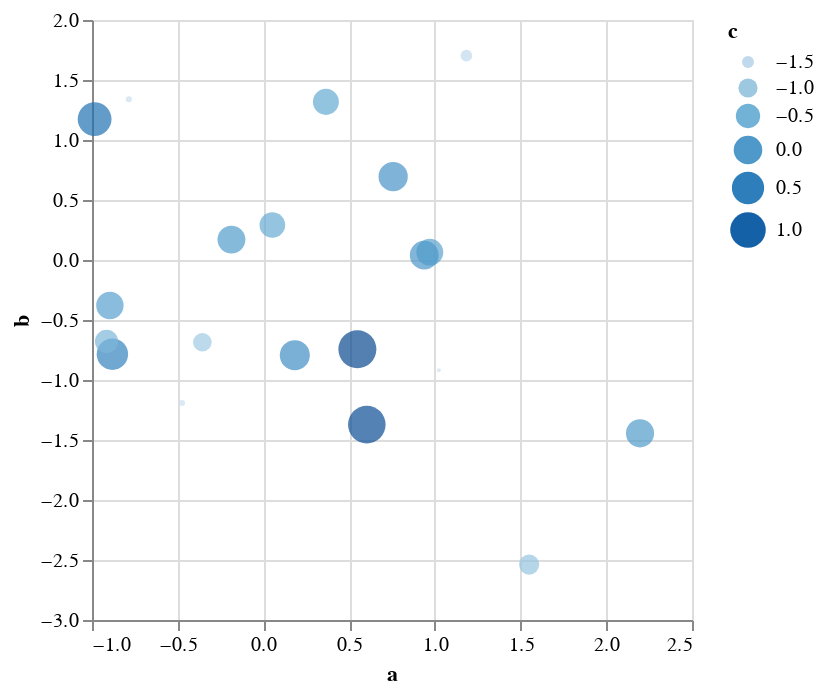

Notebook source saved alongside this figure:
### Code cell
import pandas as pd
import numpy as np
import altair as alt

chart_data = pd.DataFrame(np.random.randn(20, 3), columns=["a", "b", "c"])

c = (
   alt.Chart(chart_data)
   .mark_circle()
   .encode(x="a", y="b", size="c", color="c", tooltip=["a", "b", "c"])
)

c

### Figure 1 — Vega-Lite specification as saved in the notebook (floating-point values rounded to 4 significant figures)
{"config": {"view": {"continuousWidth": 300, "continuousHeight": 300}}, "data": {"name": "data-7cc2d8e23f0712c6862efc5f4324b392"}, "mark": {"type": "circle"}, "encoding": {"color": {"field": "c", "type": "quantitative"}, "size": {"field": "c", "type": "quantitative"}, "tooltip": [{"field": "a", "type": "quantitative"}, {"field": "b", "type": "quantitative"}, {"field": "c", "type": "quantitative"}], "x": {"field": "a", "type": "quantitative"}, "y": {"field": "b", "type": "quantitative"}}, "$schema": "https://vega.github.io/schema/vega-lite/v5.8.0.json", "datasets": {"data-7cc2d8e23f0712c6862efc5f4324b392": [{"a": 1.55, "b": -2.538, "c": -0.916}, {"a": 0.05205, "b": 0.2912, "c": -0.3554}, {"a": -0.1866, "b": 0.1699, "c": -0.08298}, {"a": -0.4748, "b": -1.192, "c": -1.736}, {"a": 0.9704, "b": 0.06534, "c": -0.2085}, {"a": -0.8811, "b": -0.7851, "c": 0.3793}, {"a": 1.184, "b": 1.703, "c": -1.516}, {"a": -0.785, "b": 1.34, "c": -1.732}, {"a": 0.548, "b": -0.7435, "c": 1.397}, {"a": -0.3561, "b": -0.6858, "c": -1.049}, {"a": 0.7567, "b": 0.6947, "c": 0.08629}, {"a": 2.197, "b": -1.444, "c": -0.05136}, {"a": 0.9381, "b": 0.04016, "c": 0.03052}, {"a": 1.023, "b": -0.9195, "c": -1.782}, {"a": 0.6031, "b": -1.372, "c": 1.329}, {"a": 0.1831, "b": -0.7934, "c": 0.1933}, {"a": 0.3644, "b": 1.318, "c": -0.3106}, {"a": -0.9848, "b": 1.174, "c": 0.7261}, {"a": -0.9153, "b": -0.6779, "c": -0.6199}, {"a": -0.8957, "b": -0.3792, "c": -0.1465}]}}
